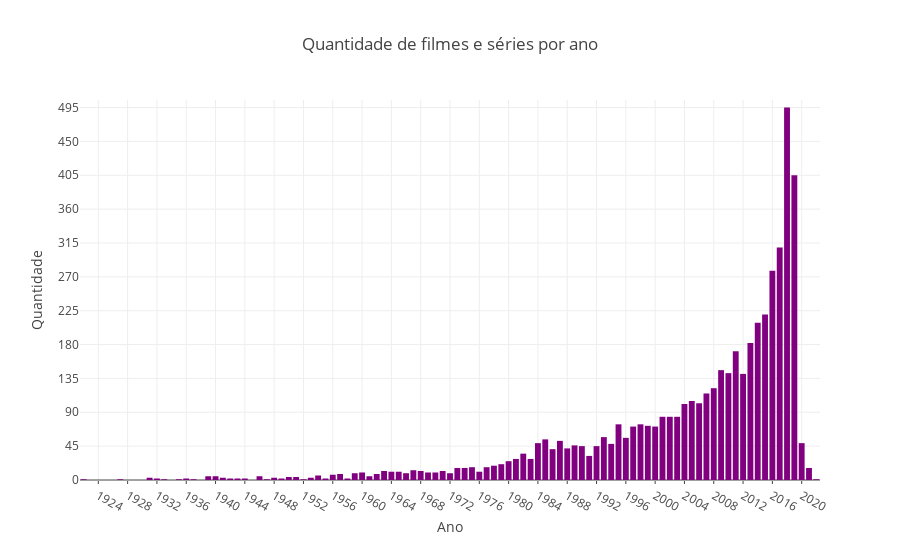

Notebook code for this chart:
### Code cell
graph = go.Bar(
    x=[x for x, _ in graph1], 
    y=[y for _, y in graph1],
    hovertext="filmes",
    marker=dict(
        color="purple"
    ),
)

layout = go.Layout(
    title="Quantidade de filmes e séries por ano",
    xaxis=dict(
        title="Ano",
        showgrid=True,
        dtick=4,
        ticklen=3,
    ),
    yaxis=dict(
        title="Quantidade",
        range=[0, max([int(y) for _, y in graph1]) + 10],
        dtick=45,
    )
)

fig = go.Figure(data=[graph], layout=layout)
plotly.offline.iplot(fig)
plotly.offline.plot(fig, filename="imdb_year_count/index.html", auto_open=False)

### Figure 1 — Plotly figure (JSON) as saved in the notebook; plotly's stock layout.template omitted (floating-point values rounded to 4 significant figures)
{"data": [{"hovertext": "filmes", "marker": {"color": "purple"}, "type": "bar", "uid": "ae86ff07-c385-4186-a5ab-f0d052672e18", "x": ["1922", "1927", "1931", "1932", "1933", "1935", "1936", "1937", "1939", "1940", "1941", "1942", "1943", "1944", "1946", "1947", "1948", "1949", "1950", "1951", "1952", "1953", "1954", "1955", "1956", "1957", "1958", "1959", "1960", "1961", "1962", "1963", "1964", "1965", "1966", "1967", "1968", "1969", "1970", "1971", "1972", "1973", "1974", "1975", "1976", "1977", "1978", "1979", "1980", "1981", "1982", "1983", "1984", "1985", "1986", "1987", "1988", "1989", "1990", "1991", "1992", "1993", "1994", "1995", "1996", "1997", "1998", "1999", "2000", "2001", "2002", "2003", "2004", "2005", "2006", "2007", "2008", "2009", "2010", "2011", "2012", "2013", "2014", "2015", "2016", "2017", "2018", "2019", "2020", "2021", "2022"], "y": [1, 1, 3, 2, 1, 1, 2, 1, 5, 5, 3, 2, 2, 2, 5, 1, 3, 2, 4, 4, 1, 3, 6, 2, 7, 8, 2, 9, 10, 5, 8, 12, 11, 11, 9, 13, 12, 10, 10, 12, 9, 16, 16, 17, 11, 17, 19, 21, 25, 28, 35, 28, 49, 54, 41, 52, 42, 46, 45, 32, 45, 57, 48, 74, 56, 71, 74, 72, 71, 84, 84, 84, 101, 105, 102, 115, 122, 146, 142, 171, 141, 182, 209, 220, 278, 309, 495, 405, 49, 16, 1]}], "layout": {"title": {"text": "Quantidade de filmes e séries por ano"}, "xaxis": {"dtick": 4, "showgrid": true, "ticklen": 3, "title": {"text": "Ano"}}, "yaxis": {"dtick": 45, "range": [0, 505], "title": {"text": "Quantidade"}}}}
